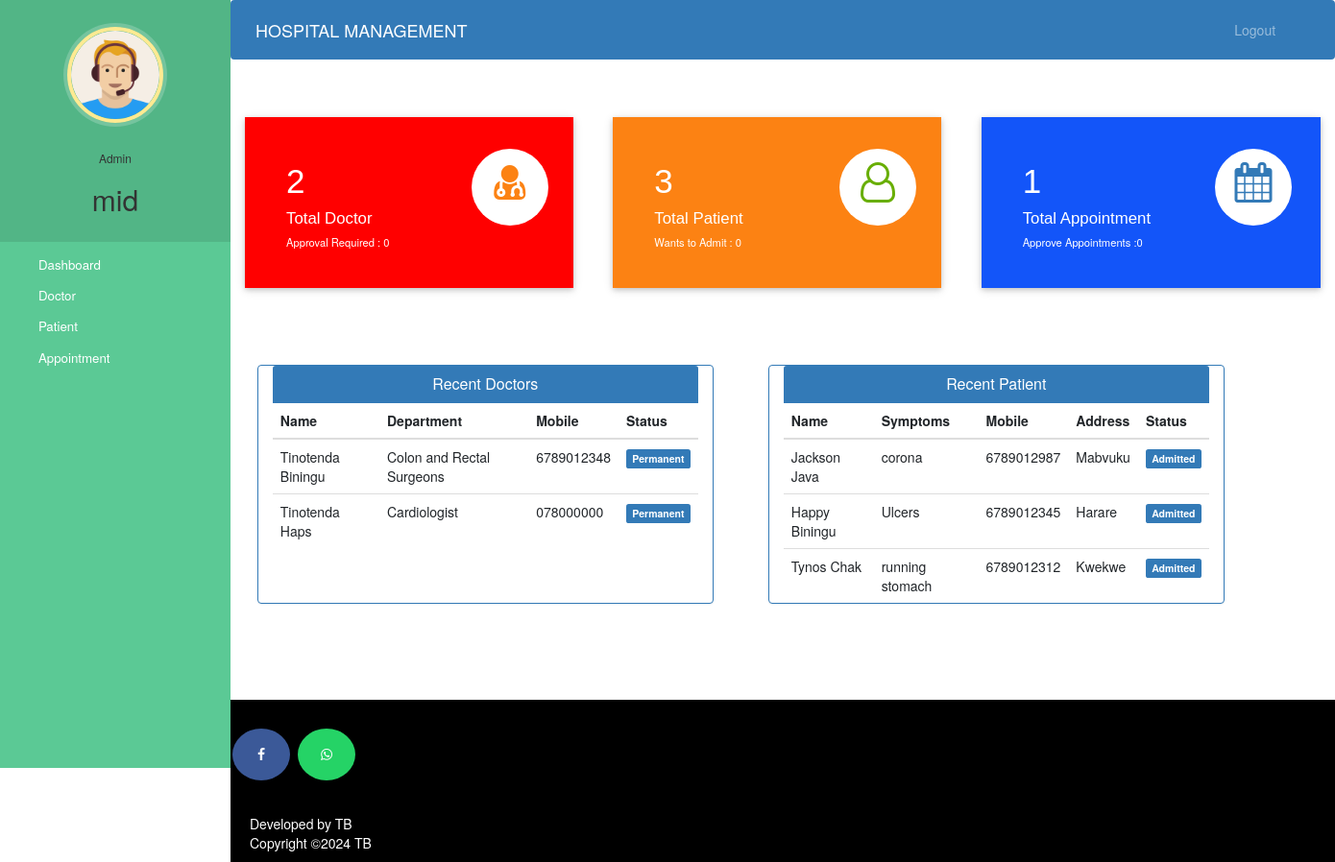
Page /admin-dashboard (signed in) on the committed database.
### hospital/models.py (models this page shows, shortened)
class Doctor(models.Model):
    user=models.OneToOneField(User,on_delete=models.CASCADE)
    profile_pic= models.ImageField(upload_to='profile_pic/DoctorProfilePic/',null=True,blank=True)
    address = models.CharField(max_length=40)
    mobile = models.CharField(max_length=20,null=True)
    department= models.CharField(max_length=50,choices=departments,default='Cardiologist')
    status=models.BooleanField(default=False)
    @property
    def get_name(self):
        return self.user.first_name+" "+self.user.last_name

class Patient(models.Model):
    user=models.OneToOneField(User,on_delete=models.CASCADE)
    profile_pic= models.ImageField(upload_to='profile_pic/PatientProfilePic/',null=True,blank=True)
    address = models.CharField(max_length=40)
    mobile = models.CharField(max_length=20,null=False)
    symptoms = models.CharField(max_length=100,null=False)
    assignedDoctorId = models.PositiveIntegerField(null=True)
    admitDate=models.DateField(auto_now=True)
    status=models.BooleanField(default=False)
    @property
    def get_name(self):
        return self.user.first_name+" "+self.user.last_name

### hospital/views.py (the view)
# urls.py: path('admin-dashboard', views.admin_dashboard_view,name='admin-dashboard'),
@login_required(login_url='adminlogin')
@user_passes_test(is_admin)
def admin_dashboard_view(request):
    doctors=models.Doctor.objects.all().order_by('-id')
    patients=models.Patient.objects.all().order_by('-id')
    doctorcount=models.Doctor.objects.all().filter(status=True).count()
    pendingdoctorcount=models.Doctor.objects.all().filter(status=False).count()
    patientcount=models.Patient.objects.all().filter(status=True).count()
    pendingpatientcount=models.Patient.objects.all().filter(status=False).count()
    appointmentcount=models.Appointment.objects.all().filter(status=True).count()
    pendingappointmentcount=models.Appointment.objects.all().filter(status=False).count()
    mydict={
    'doctors':doctors,
    'patients':patients,
    'doctorcount':doctorcount,
    'pendingdoctorcount':pendingdoctorcount,
    'patientcount':patientcount,
    'pendingpatientcount':pendingpatientcount,
    'appointmentcount':appointmentcount,
    'pendingappointmentcount':pendingappointmentcount,
    }
    return render(request,'hospital/admin_dashboard.html',context=mydict)

### hospital/views.py (called while the page is built)
def is_admin(user):
    return user.groups.filter(name='ADMIN').exists()

### templates/hospital/admin_dashboard.html
{% extends 'hospital/admin_base.html' %}
{% load static %}
{% block content %}
{%include 'hospital/admin_dashboard_cards.html'%}
<br><br><br><br>
<div class="container">
  <div class="row">
    <div class="panel panel-primary col-md-5" style="margin-left:2%;">
      <div class="panel-heading" style="text-align:center;">
        <h6 class="panel-title">Recent Doctors</h6>
      </div>
      <table class="table table-hover" id="dev-table">
        <thead>
          <tr>
            <th>Name</th>
            <th>Department</th>
            <th>Mobile</th>
            <th>Status</th>
          </tr>
        </thead>
        {% for d in doctors %}
        <tr>
          <td> {{d.get_name}}</td>
          <td>{{d.department}}</td>
          <td>{{d.mobile}}</td>
          {%if d.status%}
          <td> <span class="label label-primary">Permanent</span></td>
          {% else %}
          <td> <span class="label label-success">On Hold</span></td>
          {% endif %}
        </tr>
        {% endfor %}
      </table>
    </div>
    <div class="panel panel-primary col-md-5" style="margin-left:5%;">
      <div class="panel-heading" style="text-align:center;">
        <h6 class="panel-title">Recent Patient</h6>
      </div>
      <table class="table table-hover" id="dev-table">
        <thead>
          <tr>
            <th>Name</th>
            <th>Symptoms</th>
            <th>Mobile</th>
            <th>Address</th>
            <th>Status</th>
          </tr>
        </thead>
        {% for p in patients %}
        <tr>
          <td> {{p.get_name}}</td>
          <td>{{p.symptoms}}</td>
          <td>{{p.mobile}}</td>
          <td>{{p.address}}</td>
          {%if p.status%}
          <td> <span class="label label-primary">Admitted</span></td>
          {% else %}
          <td> <span class="label label-success">On Hold</span></td>
          {% endif %}
        </tr>
        {% endfor %}
      </table>
    </div>
  </div>
</div>
{% endblock content %}

### templates/hospital/admin_base.html (shortened to what this page needs)
<!DOCTYPE html>
{% load static %}
<html lang="en">
<head>
  <link rel="stylesheet" href="https://stackpath.bootstrapcdn.com/bootstrap/4.3.1/css/bootstrap.min.css">
  <link rel="stylesheet" href="https://maxcdn.bootstrapcdn.com/font-awesome/4.7.0/css/font-awesome.min.css">
  <link rel="stylesheet" href="{% static '/style.css' %}">
</head>
<body>
  <nav class="menu" tabindex="0">
    <header class="avatar">
      <img src="{% static "images/adminpropic.png" %}" />
      <br><br>
      <h6>Admin</h6>
      <h2>{{request.user.first_name}}</h2>
    </header>
    <ul>
      <li tabindex="0" class="icon-dashboard"> <a style="color:white; text-decoration:none;" href="/admin-dashboard"><span>Dashboard</span></a> </li>
      <li tabindex="0" class="icon-customers"> <a style="color:white; text-decoration:none;" href="/admin-doctor"><span>Doctor</span></a></li>
      <li tabindex="0" class="icon-users"> <a style="color:white; text-decoration:none;" href="/admin-patient"><span>Patient</span></a></li>
      <li tabindex="0" class="icon-calendar"> <a style="color:white; text-decoration:none;" href="/admin-appointment"><span>Appointment</span></a></li>
    </ul>
  </nav>
  <main>
    <div class="bs-example">
      <nav class="navbar navbar-expand-md  navbar-dark fixed-top" style="background:#337AB7;">
        <a href="/admin-dashboard" class="navbar-brand">HOSPITAL MANAGEMENT</a>
        <div class="collapse navbar-collapse justify-content-between" id="navbarCollapse">
          <div class="navbar-nav" style=" margin-left: 90%;">
            <a href="/logout" class="nav-item nav-link">Logout</a>
          </div>
        </div>
      </nav>
    </div>
    <br><br>
    {% block content %}
    {% endblock content %}
    <br><br><br><br>
    <footer>
      <p>
        <a id="ftr" href="https://facebook.com/tino.biningu/" class="fa fa-facebook"></a>
        <a id="ftr" href="https://api.whatsapp.com/send?phone=+263780601210&text=Hello%20Tino.%0d%0aHow%20are%20you%20%3f%0d%0aI%20came%20from%20your%20website.&source=&data=#" class="fa fa-whatsapp"></a>
      </p>
      <br>
      <div class="container">
        <div class="row">
          <div class="col-md-12 col-sm-12">
            <div style="color:#ffffff;" class="wow fadeInUp footer-copyright">
              <p>Developed by TB <br>
                Copyright &copy;2024 TB </p>
            </div>
          </div>
        </div>
      </div>
    </footer>
  </main>
</body>
</html>

### static/style.css (style rules this page uses)
body { padding-left: 240px; }
main { position: relative; height: 100vh; }
.menu { background: #5bc995; height: 100vh; width: 240px; position: fixed; top: 0px; left: 0; z-index: 5; outline: none; }
.menu .avatar { background: rgba(0, 0, 0, 0.1); padding: 2em 0.5em; text-align: center; }
.menu .avatar img { width: 100px; border-radius: 50%; overflow: hidden; border: 4px solid #ffea92; box-shadow: 0 0 0 4px rgba(255, 255, 255, 0.2); }
.menu .avatar h2 { font-weight: normal; margin-bottom: 0; }
.menu ul { list-style: none; padding: 0.5em 0; margin: 0; }
.menu ul li { padding: 0.5em 1em 0.5em 3em; font-size: 0.95em; font-weight: regular; background-repeat: no-repeat; background-position: left 15px center; background-size: auto 20px; transition: all 0.15s linear; cursor: pointer; }
.menu ul li.icon-dashboard { background-image: url("http://www.entypo.com/images//gauge.svg"); }
.menu ul li.icon-customers { background-image: url("http://www.entypo.com/images//briefcase.svg"); }
.menu ul li.icon-users { background-image: url("http://www.entypo.com/images//users.svg"); }
.menu ul li.icon-calendar { background-image: url("http://www.entypo.com/images//calendar.svg"); }

### templates/hospital/admin_base.html (style rules this page uses)
a:link { text-decoration: none; }
a { color: white; }
footer { padding: 0px 0px 0px 0px; background-color: black; margin: 0px; }
#ftr { padding: 20px; }
.fa { font-size: 23px; width: 60px; text-align: center; text-decoration: none; margin: 5px 2px; border-radius: 50%; }
.fa-facebook { background: #3B5998; color: white; margin-top: 30px; }
.fa-whatsapp { background: #25d366; color: white; }
body { padding-left: 240px; }
main { position: relative; height: 100vh; }
.menu { background: #5bc995; height: 100vh; width: 240px; position: fixed; top: 0px; left: 0; z-index: 5; outline: none; }
.menu .avatar { background: rgba(0, 0, 0, 0.1); padding: 2em 0.5em; text-align: center; }
.menu .avatar img { width: 100px; border-radius: 50%; overflow: hidden; border: 4px solid #ffea92; box-shadow: 0 0 0 4px rgba(255, 255, 255, 0.2); }
.menu .avatar h2 { font-weight: normal; margin-bottom: 0; }
.menu ul { list-style: none; padding: 0.5em 0; margin: 0; }
.menu ul li { padding: 0.5em 1em 0.5em 3em; font-size: 0.95em; font-weight: regular; background-repeat: no-repeat; background-position: left 15px center; background-size: auto 20px; transition: all 0.15s linear; cursor: pointer; }
.menu ul li.icon-dashboard { background-image: url("http://www.entypo.com/images//gauge.svg"); }
.menu ul li.icon-customers { background-image: url("http://www.entypo.com/images//briefcase.svg"); }
.menu ul li.icon-users { background-image: url("http://www.entypo.com/images//users.svg"); }
.menu ul li.icon-calendar { background-image: url("http://www.entypo.com/images//calendar.svg"); }

### rows in the picture
Doctor: get_name "Tinotenda Biningu", department "Colon and Rectal Surgeons", mobile "6789012348", status "Permanent"
Doctor: get_name "Tinotenda Haps", department "Cardiologist", mobile "078000000", status "Permanent"
Patient: get_name "Jackson Java", symptoms "corona", mobile "6789012987", address "Mabvuku", status "Admitted"
Patient: get_name "Happy Biningu", symptoms "Ulcers", mobile "6789012345", address "Harare", status "Admitted"
Patient: get_name "Tynos Chak", symptoms "running stomach", mobile "6789012312", address "Kwekwe", status "Admitted"

### other values in the picture
{{ request.user.first_name }} "mid"
{{ doctorcount }} "2"
{{ pendingdoctorcount }} "0"
{{ patientcount }} "3"
{{ pendingpatientcount }} "0"
{{ appointmentcount }} "1"
{{ pendingappointmentcount }} "0"
